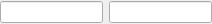
<?xml version="1.0" encoding="UTF-8"?>
<ui version="4.0">
 <class>BaseWidgets::Internal::AustrianSocialNumber</class>
 <widget class="QWidget" name="BaseWidgets::Internal::AustrianSocialNumber">
  <property name="geometry">
   <rect>
    <x>0</x>
    <y>0</y>
    <width>212</width>
    <height>24</height>
   </rect>
  </property>
  <property name="windowTitle">
   <string>Form</string>
  </property>
  <layout class="QGridLayout" name="gridLayout">
   <property name="horizontalSpacing">
    <number>6</number>
   </property>
   <property name="verticalSpacing">
    <number>0</number>
   </property>
   <property name="margin">
    <number>0</number>
   </property>
   <item row="0" column="0">
    <widget class="QLineEdit" name="leSVNR">
     <property name="maxLength">
      <number>4</number>
     </property>
    </widget>
   </item>
   <item row="0" column="1">
    <widget class="QLineEdit" name="leBirthDate">
     <property name="maxLength">
      <number>8</number>
     </property>
    </widget>
   </item>
  </layout>
 </widget>
 <resources/>
 <connections/>
</ui>
